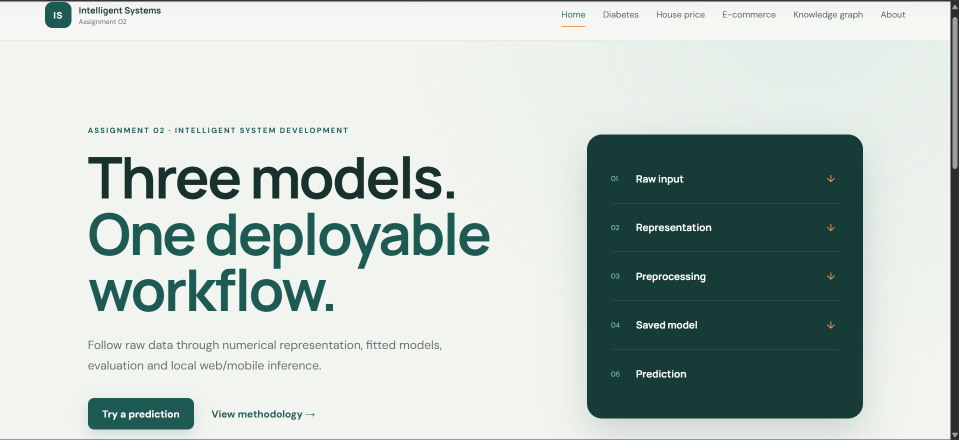
#> input picture figures/png/web/Home.png, 1917 x 880 px (shown at 1/2 size)
$ python build_report.py
#> lines starting #> are read from the running program, lines starting #| are printed output that depends on the picture
"""Build and validate the editable Vietnamese Assignment 02 report."""

from __future__ import annotations

import re
import zipfile
from pathlib import Path

import matplotlib
matplotlib.use("Agg")
import matplotlib.pyplot as plt
from matplotlib.patches import FancyArrowPatch, FancyBboxPatch
from PIL import Image, ImageOps
from docx import Document
from docx.enum.table import WD_CELL_VERTICAL_ALIGNMENT, WD_TABLE_ALIGNMENT
from docx.enum.text import WD_ALIGN_PARAGRAPH
from docx.enum.style import WD_STYLE_TYPE
from docx.oxml import OxmlElement
from docx.oxml.ns import qn
from docx.opc.constants import RELATIONSHIP_TYPE as RT
from docx.shared import Cm, Inches, Pt, RGBColor


REPORT_DIR = Path(__file__).resolve().parent
ROOT = REPORT_DIR.parents[1]
MARKDOWN = REPORT_DIR / "ASSIGNMENT_02_REPORT.md"
DOCX = REPORT_DIR / "ASSIGNMENT_02_REPORT.docx"
ASSETS = REPORT_DIR / "assets"

INK = "18312C"
TEAL = "1D5A54"
ORANGE = "D96F32"
MUTED = "65736F"
PALE = "EEF4F1"

TABLE_CAPTIONS = [
    "Bảng 1. So sánh tổng quan ba hệ thống thông minh.",
    "Bảng 2. Tóm tắt raw form và numerical representation.",
    "Bảng 3. Controlled representation experiment của Ecommerce.",
    "Bảng 4. Validation comparison của sáu Ecommerce models.",
    "Bảng 5. Final test metrics và phạm vi diễn giải.",
    "Bảng 6. Diabetes baseline và năm model trên holdout mô tả.",
    "Bảng 7. Hai benchmark House bổ sung trên training folds.",
    "Bảng 8. Ecommerce representation evidence trong phụ lục.",
    "Bảng 9. Ecommerce six-model evidence trong phụ lục.",
]


# [36 lines left out: functions add_field, shade, set_repeat_header, prevent_row_split, not called in this run]


def generate_architecture() -> None:
    ASSETS.mkdir(parents=True, exist_ok=True)
    path = ASSETS / "system_architecture.png"
    fig, ax = plt.subplots(figsize=(13, 6.4))
    ax.set_xlim(0, 1)
    ax.set_ylim(0, 1)
    ax.axis("off")

    def box(x, y, w, h, text, color=TEAL, face=PALE, size=11):
        patch = FancyBboxPatch((x, y), w, h, boxstyle="round,pad=0.02,rounding_size=0.025",
                               linewidth=1.6, edgecolor=f"#{color}", facecolor=f"#{face}")
        ax.add_patch(patch)
        ax.text(x + w / 2, y + h / 2, text, ha="center", va="center", fontsize=size, color=f"#{INK}")

    def arrow(start, end):
        ax.add_patch(FancyArrowPatch(start, end, arrowstyle="-|>", mutation_scale=14,
                                     linewidth=1.5, color=f"#{MUTED}"))

    ax.text(0.5, 0.95, "KIẾN TRÚC TRIỂN KHAI ASSIGNMENT 02", ha="center", va="top",
            fontsize=18, weight="bold", color=f"#{INK}")
    box(0.04, 0.62, 0.18, 0.16, "Web React\nVercel", color="3E6C8A", face="EAF3F6")
    box(0.04, 0.27, 0.18, 0.16, "Mobile Expo\nExpo Go", color="3E6C8A", face="EAF3F6")
    box(0.34, 0.43, 0.22, 0.22, "FastAPI · Render\nValidation\nRaw DataFrame", size=12)
    arrow((0.22, 0.70), (0.34, 0.58))
    arrow((0.22, 0.35), (0.34, 0.49))
    for y, text in [(0.68, "Diabetes Pipeline\nB × 6"), (0.43, "House Pipeline\nB × 83"), (0.18, "Ecommerce Pipeline\nB × 12.005")]:
        box(0.70, y, 0.24, 0.15, text, color=ORANGE, face="FFF4EA")
    arrow((0.56, 0.57), (0.70, 0.755))
    arrow((0.56, 0.54), (0.70, 0.505))
    arrow((0.56, 0.50), (0.70, 0.255))
    ax.text(0.50, 0.08, "User input → schema validation → saved fitted Pipeline → prediction → result",
            ha="center", fontsize=11, color=f"#{MUTED}")
    fig.tight_layout()
    fig.savefig(path, dpi=190, bbox_inches="tight", facecolor="white")
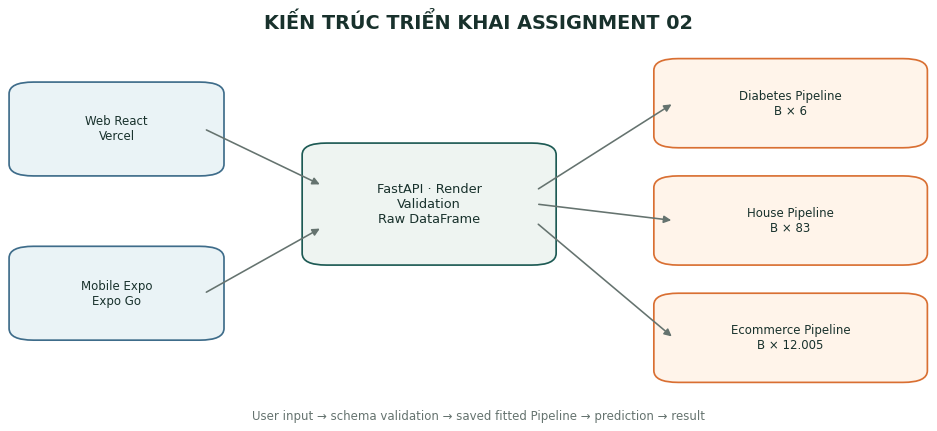
#> figure drawn by matplotlib, 1 panel
    plt.close(fig)


def make_contact_sheet(paths: list[Path], target: Path, columns: int, width: int) -> None:
#> called with columns = 2, width = 960
    images = []
    for path in paths:
        with Image.open(path) as source:
#> source is the input picture: PIL image 1917x880 RGBA; mean R, G, B, A 186.2, 198, 193.1, 255
            image = ImageOps.exif_transpose(source).convert("RGB")
            height = round(image.height * width / image.width)
#> height = 441
            images.append(image.resize((width, height), Image.Resampling.LANCZOS))
    rows = (len(images) + columns - 1) // columns
    gap = 24
    row_heights = []
    for row in range(rows):
        row_heights.append(max(image.height for image in images[row * columns:(row + 1) * columns]))
    canvas = Image.new("RGB", (columns * width + (columns - 1) * gap,
                               sum(row_heights) + (rows - 1) * gap), "white")
#> canvas: PIL image 1944x906 RGB; every value is 255
    y = 0
    for row in range(rows):
        x = 0
        for image in images[row * columns:(row + 1) * columns]:
            canvas.paste(image, (x, y))
            x += width + gap
        y += row_heights[row] + gap
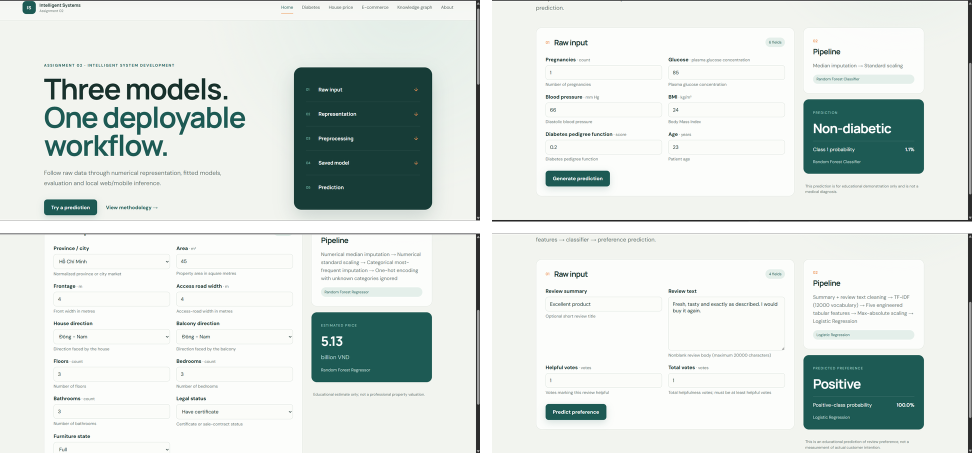
#> canvas: PIL image 1944x906 RGB (shown at 1/2 size); mean R, G, B 216, 223.8, 220
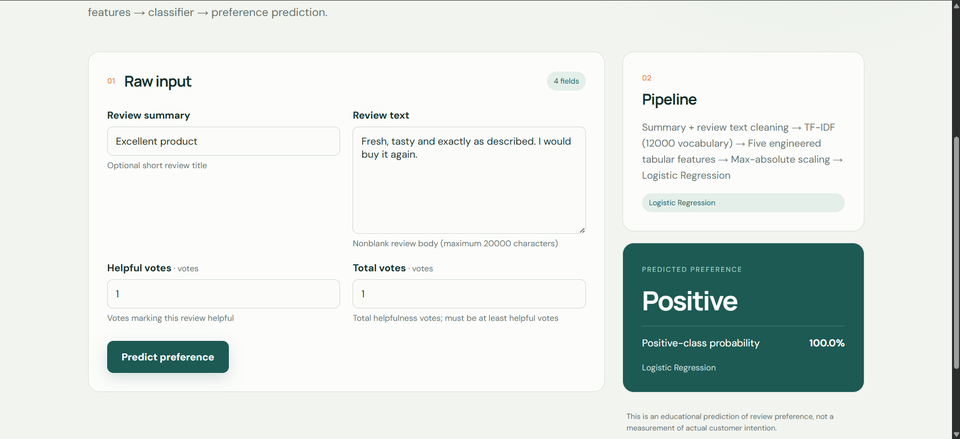
#> image: PIL image 960x439 RGB; mean R, G, B 223.4, 230.6, 226.9
    target.parent.mkdir(parents=True, exist_ok=True)
    canvas.save(target, quality=94)


def generate_assets() -> None:
    generate_architecture()
    make_contact_sheet([
        ROOT / "figures/png/web/Home.png",
        ROOT / "figures/png/web/Diabetes.png",
        ROOT / "figures/png/web/HousePricing.png",
        ROOT / "figures/png/web/Ecommerce.png",
    ], ASSETS / "web_production.png", columns=2, width=960)
    make_contact_sheet([
        ROOT / "figures/png/mobile/Diabetes/diabetes2.png",
        ROOT / "figures/png/mobile/HousePricing/house4.png",
        ROOT / "figures/png/mobile/Ecommerce/e2.png",
    ], ASSETS / "mobile_results.png", columns=3, width=420)


# [129 lines left out: functions configure, add_cover, not called in this run]


INLINE = re.compile(r"(\[[^\]]+\]\(https?://[^)]+\)|\*\*.+?\*\*|`.+?`)")


# [186 lines left out: functions add_hyperlink, add_inline, add_table, add_figure, parse_body, not called in this run]


def build() -> tuple[int, int]:
    generate_assets()
    document = Document()
    configure(document)
    document.core_properties.title = "Báo cáo Assignment 02 – From Data Representation to a Deployable Intelligent System"
    document.core_properties.author = "Nguyễn Thành Trung"
    document.core_properties.subject = "Diabetes, Vietnam House Price và E-commerce Customer Preference"
    add_cover(document)
    document.add_page_break()
    heading = document.add_paragraph()
    heading.alignment = WD_ALIGN_PARAGRAPH.CENTER
    heading.paragraph_format.first_line_indent = Cm(0)
    run = heading.add_run("MỤC LỤC")
    run.bold = True
    run.font.name = "Times New Roman"
    run.font.size = Pt(17)
    run.font.color.rgb = RGBColor.from_string(TEAL)
    toc = document.add_paragraph()
    toc.paragraph_format.first_line_indent = Cm(0)
    add_field(toc, 'TOC \\o "1-3" \\h \\z \\u', "")
    document.add_page_break()
    tables, figures = parse_body(document, MARKDOWN.read_text(encoding="utf-8"))
    settings = document.settings._element
    update = OxmlElement("w:updateFields")
    update.set(qn("w:val"), "true")
    settings.append(update)
    document.save(DOCX)
    return tables, figures


# [110 lines left out: function validate, not called in this run]


if __name__ == "__main__":
#> (the run stopped early here; a loop or call above may not have finished)
